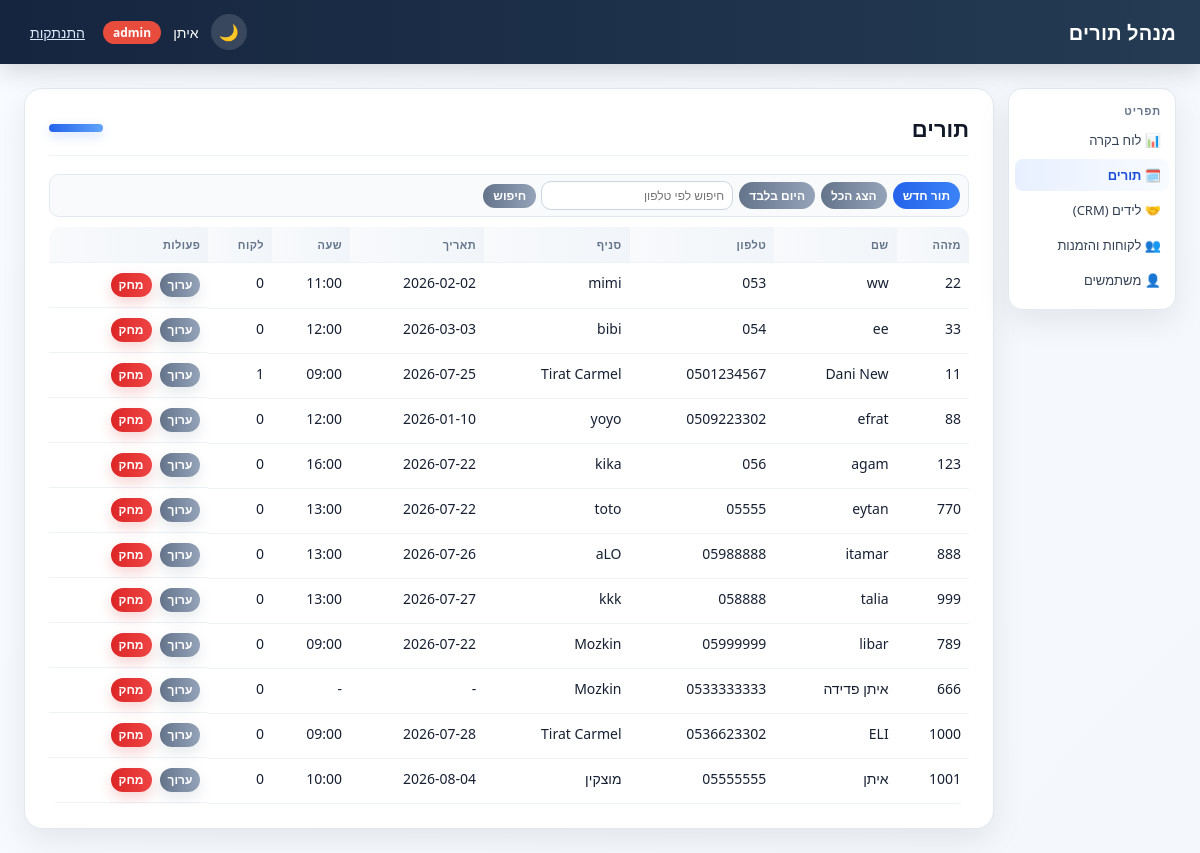
The page /appointments/ (signed in) on the database its author committed.
### tables this page shows
CREATE TABLE appointments (
            id_client TEXT PRIMARY KEY,
            name_of_client TEXT,
            phone_client TEXT,
            name_of_store TEXT,
            appointment_date TEXT,
            appointment_time TEXT,
            created_datetime_stamp TEXT
        , customer_id INTEGER REFERENCES customers(id));

### blueprints/appointments.py (the view)
@bp.route("/")
@login_required
def list_appointments():
    phone = request.args.get("phone", "").strip()
    today_only = request.args.get("today") == "1"
    repos = get_repos()
    if phone:
        df = repos.appointments.get_by_phone(phone)
    elif today_only:
        df = repos.appointments.get_today()
    else:
        df = repos.appointments.get_all()
    return render_template(
        "appointments/list.html",
        appointments=to_records(df),
        phone=phone,
        today_only=today_only,
    )

### app.py (called while the page is built)
@app.context_processor
def inject_template_globals():
    return {
        "csrf_token": generate_csrf_token(),
        "current_user": current_user(),
        "ROLE_ADMIN": roles.ADMIN,
        "ROLE_USER": roles.USER,
    }

### appointment_repository.py (called while the page is built)
    def get_all(self):
        return pd.read_sql_query(f"SELECT * FROM {TABLE_NAME}", self.conn)

### auth.py (called while the page is built)
def generate_csrf_token():
    if "csrf_token" not in session:
        session["csrf_token"] = secrets.token_hex(16)
    return session["csrf_token"]

def validate_csrf():
    if request.method != "POST":
        return
    token = session.get("csrf_token")
    submitted = request.form.get("csrf_token", "")
    if not token or not secrets.compare_digest(token, submitted):
        abort(400)

def current_user():
    return session.get("user")

def login_required(view):
    @wraps(view)
    def wrapped(*args, **kwargs):
        if current_user() is None:
            return redirect(url_for("auth.login"))
        return view(*args, **kwargs)
    return wrapped

### db_context.py (called while the page is built)
def get_conn():
    if "db_conn" not in g:
        g.db_conn = sqlite3.connect(DB_FILE, timeout=10)
    return g.db_conn

def get_repos():
    if "repos" not in g:
        conn = get_conn()
        appointments = AppointmentRepository(conn)
        g.repos = SimpleNamespace(
            appointments=appointments,
            availability=AvailabilityService(appointments),
            leads=LeadRepository(conn),
            lead_statuses=LeadStatusRepository(conn),
            customers=CustomerRepository(conn),
            invoices=InvoiceRepository(conn),
            users=UserRepository(conn),
            id_sequence=IdSequence(conn),
        )
    return g.repos

def init_app(app):
    @app.teardown_appcontext
    def close_conn(exception):
        conn = g.pop("db_conn", None)
        if conn is not None:
            conn.close()

### id_sequence.py (called while the page is built)
    def _seed_if_empty(self):
        count = self.conn.execute("SELECT COUNT(*) FROM id_sequence").fetchone()[0]
        if count > 0:
            return
        max_existing = self._max_existing_id()
        if max_existing > 0:
            self.conn.execute("INSERT INTO id_sequence (id) VALUES (?)", (max_existing,))
            self.conn.commit()

### view_utils.py (called while the page is built)
def to_records(df):
    return df.where(pd.notnull(df), None).to_dict("records")

def role_badge_class(role):
    return ROLE_BADGE_CLASSES.get(role, "badge-gray")

### templates/appointments/list.html (shortened to what this page needs)
{% extends "base.html" %}
{% block page_heading %}תורים{% endblock %}
{% block content %}
<div class="toolbar">
    <a href="{{ url_for('appointments.new_choose_day') }}" class="btn">תור חדש</a>
    <a href="{{ url_for('appointments.list_appointments') }}" class="btn btn-secondary">הצג הכל</a>
    <a href="{{ url_for('appointments.list_appointments', today=1) }}" class="btn btn-secondary">היום בלבד</a>
    <form method="get">
        <input type="text" name="phone" placeholder="חיפוש לפי טלפון" value="{{ phone }}">
        <button type="submit" class="btn btn-secondary">חיפוש</button>
    </form>
</div>
{% if appointments %}
<table>
    <thead>
        <tr>
            <th>מזהה</th>
            <th>שם</th>
            <th>טלפון</th>
            <th>סניף</th>
            <th>תאריך</th>
            <th>שעה</th>
            <th>לקוח</th>
            <th>פעולות</th>
        </tr>
    </thead>
    <tbody>
        {% for a in appointments %}
        <tr>
            <td>{{ a.id_client }}</td>
            <td>{{ a.name_of_client }}</td>
            <td>{{ a.phone_client }}</td>
            <td>{{ a.name_of_store }}</td>
            <td>{{ a.appointment_date or "-" }}</td>
            <td>{{ a.appointment_time or "-" }}</td>
            <td>{{ a.customer_id|int if a.customer_id is not none else "-" }}</td>
            <td class="actions-row">
                <a href="{{ url_for('appointments.edit', id_client=a.id_client) }}" class="btn btn-secondary">ערוך</a>
                {% if current_user.role == ROLE_ADMIN %}
                <form method="post" action="{{ url_for('appointments.delete', id_client=a.id_client) }}"
                      onsubmit="return confirm('האם אתה בטוח שברצונך למחוק את התור?');">
                    <button type="submit" class="btn btn-danger">מחק</button>
                </form>
                {% endif %}
            </td>
        </tr>
        {% endfor %}
    </tbody>
</table>
{% else %}
<p class="empty-state">לא נמצאו תורים.</p>
{% endif %}
{% endblock %}

### templates/base.html (shortened to what this page needs)
<!DOCTYPE html>
<html lang="he" dir="rtl">
<head>
    <link rel="stylesheet" href="{{ url_for('static', filename='style.css') }}">
</head>
<body class="{{ 'page-leads-list' if request.endpoint == 'leads.list_leads' else '' }}">
    <div class="app-shell">
        <div class="topbar">
            <div class="brand">מנהל תורים</div>
            <div class="topbar-user">
                {% if current_user %}
                    <button type="button" class="theme-toggle" id="theme-toggle" aria-label="החלף מצב צבע">🌙</button>
                    <span>{{ current_user.username }}</span>
                    <span class="badge {{ role_badge_class(current_user.role) }}">{{ current_user.role }}</span>
                    <form method="post" action="{{ url_for('auth.logout') }}">
                        <button type="submit" class="link-button">התנתקות</button>
                    </form>
                {% endif %}
            </div>
        </div>
        <div class="layout">
            <div class="sidebar">
                <div class="sidebar-title">תפריט</div>
                <a href="{{ url_for('index') }}"
                   class="{{ 'active' if request.path == '/' else '' }}">📊 לוח בקרה</a>
                <a href="{{ url_for('appointments.list_appointments') }}"
                   class="{{ 'active' if request.path.startswith('/appointments') else '' }}">🗓️ תורים</a>
                <a href="{{ url_for('leads.list_leads') }}"
                   class="{{ 'active' if request.path.startswith('/leads') else '' }}">🤝 לידים (CRM)</a>
                <a href="{{ url_for('customers.list_customers') }}"
                   class="{{ 'active' if request.path.startswith('/customers') else '' }}">👥 לקוחות והזמנות</a>
                {% if current_user and current_user.role == ROLE_ADMIN %}
                <a href="{{ url_for('users.list_users') }}"
                   class="{{ 'active' if request.path.startswith('/users') else '' }}">👤 משתמשים</a>
                {% endif %}
            </div>
            <div class="content">
                <div class="card">
                    <div class="card-header">
                        <h1>{% block page_heading %}{% endblock %}</h1>
                        <div class="card-accent"></div>
                    </div>
                    {% block content %}{% endblock %}
                </div>
            </div>
        </div>
    </div>
</body>
</html>

### rows shown on the page
appointments: username "איתן", id_client "1001", name_of_client "איתן", phone_client "05555555", name_of_store "מוצקין", appointment_date "2026-08-04", appointment_time "10:00", customer_id "0"
appointments: id_client "22", name_of_client "ww", phone_client "053", name_of_store "mimi", appointment_date "2026-02-02", appointment_time "11:00", customer_id "0"
appointments: id_client "33", name_of_client "ee", phone_client "054", name_of_store "bibi", appointment_date "2026-03-03", appointment_time "12:00", customer_id "0"
appointments: id_client "11", name_of_client "Dani New", phone_client "0501234567", name_of_store "Tirat Carmel", appointment_date "2026-07-25", appointment_time "09:00", customer_id "1"
appointments: id_client "88", name_of_client "efrat", phone_client "0509223302", name_of_store "yoyo", appointment_date "2026-01-10", appointment_time "12:00", customer_id "0"
appointments: id_client "123", name_of_client "agam", phone_client "056", name_of_store "kika", appointment_date "2026-07-22", appointment_time "16:00", customer_id "0"
appointments: id_client "770", name_of_client "eytan", phone_client "05555", name_of_store "toto", appointment_date "2026-07-22", appointment_time "13:00", customer_id "0"
appointments: id_client "888", name_of_client "itamar", phone_client "05988888", name_of_store "aLO", appointment_date "2026-07-26", appointment_time "13:00", customer_id "0"
appointments: id_client "999", name_of_client "talia", phone_client "058888", name_of_store "kkk", appointment_date "2026-07-27", appointment_time "13:00", customer_id "0"
appointments: id_client "789", name_of_client "libar", phone_client "05999999", name_of_store "Mozkin", appointment_date "2026-07-22", appointment_time "09:00", customer_id "0"
appointments: id_client "666", name_of_client "איתן פדידה", phone_client "0533333333", name_of_store "Mozkin", appointment_date "-", appointment_time "-", customer_id "0"
appointments: id_client "1000", name_of_client "ELI", phone_client "0536623302", name_of_store "Tirat Carmel", appointment_date "2026-07-28", appointment_time "09:00", customer_id "0"

### other values the page prints
{{ current_user.role }} "admin"
